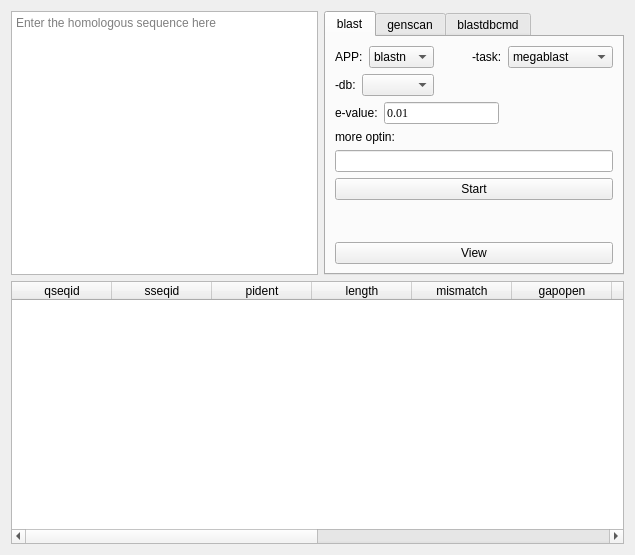
<?xml version="1.0" encoding="UTF-8"?>
<ui version="4.0">
 <class>Form_GenePredict</class>
 <widget class="QWidget" name="Form_GenePredict">
  <property name="geometry">
   <rect>
    <x>0</x>
    <y>0</y>
    <width>635</width>
    <height>555</height>
   </rect>
  </property>
  <property name="sizePolicy">
   <sizepolicy hsizetype="Maximum" vsizetype="Maximum">
    <horstretch>0</horstretch>
    <verstretch>0</verstretch>
   </sizepolicy>
  </property>
  <property name="windowTitle">
   <string>GenePredict</string>
  </property>
  <layout class="QVBoxLayout" name="verticalLayout_8">
   <item>
    <layout class="QVBoxLayout" name="verticalLayout_7">
     <item>
      <layout class="QHBoxLayout" name="horizontalLayout_12">
       <item>
        <widget class="QPlainTextEdit" name="plainTextEdit">
         <property name="sizePolicy">
          <sizepolicy hsizetype="Minimum" vsizetype="Expanding">
           <horstretch>0</horstretch>
           <verstretch>0</verstretch>
          </sizepolicy>
         </property>
         <property name="statusTip">
          <string/>
         </property>
         <property name="placeholderText">
          <string>Enter the homologous sequence here</string>
         </property>
        </widget>
       </item>
       <item>
        <layout class="QVBoxLayout" name="verticalLayout_9">
         <item>
          <widget class="QTabWidget" name="tabWidget">
           <property name="sizePolicy">
            <sizepolicy hsizetype="Maximum" vsizetype="Ignored">
             <horstretch>0</horstretch>
             <verstretch>0</verstretch>
            </sizepolicy>
           </property>
           <property name="minimumSize">
            <size>
             <width>200</width>
             <height>0</height>
            </size>
           </property>
           <property name="maximumSize">
            <size>
             <width>300</width>
             <height>400</height>
            </size>
           </property>
           <property name="currentIndex">
            <number>0</number>
           </property>
           <widget class="QWidget" name="tab">
            <attribute name="title">
             <string>blast</string>
            </attribute>
            <layout class="QVBoxLayout" name="verticalLayout_2">
             <item>
              <layout class="QHBoxLayout" name="horizontalLayout">
               <item>
                <widget class="QLabel" name="label_app">
                 <property name="text">
                  <string>APP:</string>
                 </property>
                </widget>
               </item>
               <item>
                <widget class="QComboBox" name="comboBox_app">
                 <item>
                  <property name="text">
                   <string>blastn</string>
                  </property>
                 </item>
                 <item>
                  <property name="text">
                   <string>blastp</string>
                  </property>
                 </item>
                 <item>
                  <property name="text">
                   <string>blastx</string>
                  </property>
                 </item>
                 <item>
                  <property name="text">
                   <string>tblastn</string>
                  </property>
                 </item>
                 <item>
                  <property name="text">
                   <string>tblastx</string>
                  </property>
                 </item>
                </widget>
               </item>
               <item>
                <spacer name="horizontalSpacer_9">
                 <property name="orientation">
                  <enum>Qt::Horizontal</enum>
                 </property>
                 <property name="sizeHint" stdset="0">
                  <size>
                   <width>40</width>
                   <height>20</height>
                  </size>
                 </property>
                </spacer>
               </item>
               <item>
                <widget class="QLabel" name="label_task">
                 <property name="text">
                  <string>-task:</string>
                 </property>
                </widget>
               </item>
               <item>
                <widget class="QComboBox" name="comboBox_task">
                 <item>
                  <property name="text">
                   <string>megablast</string>
                  </property>
                 </item>
                 <item>
                  <property name="text">
                   <string>dc-megablast</string>
                  </property>
                 </item>
                 <item>
                  <property name="text">
                   <string>blastn</string>
                  </property>
                 </item>
                 <item>
                  <property name="text">
                   <string>blastn-short</string>
                  </property>
                 </item>
                 <item>
                  <property name="text">
                   <string>rmblastn</string>
                  </property>
                 </item>
                </widget>
               </item>
              </layout>
             </item>
             <item>
              <layout class="QHBoxLayout" name="horizontalLayout_2">
               <item>
                <widget class="QLabel" name="label_db">
                 <property name="text">
                  <string>-db:</string>
                 </property>
                </widget>
               </item>
               <item>
                <widget class="QComboBox" name="comboBox_db_file"/>
               </item>
               <item>
                <spacer name="horizontalSpacer">
                 <property name="orientation">
                  <enum>Qt::Horizontal</enum>
                 </property>
                 <property name="sizeHint" stdset="0">
                  <size>
                   <width>40</width>
                   <height>20</height>
                  </size>
                 </property>
                </spacer>
               </item>
              </layout>
             </item>
             <item>
              <layout class="QHBoxLayout" name="horizontalLayout_3">
               <item>
                <widget class="QLabel" name="label_e_value">
                 <property name="text">
                  <string>e-value:</string>
                 </property>
                </widget>
               </item>
               <item>
                <widget class="QLineEdit" name="lineEdit_e_value">
                 <property name="font">
                  <font>
                   <family>Times New Roman</family>
                  </font>
                 </property>
                 <property name="text">
                  <string>0.01</string>
                 </property>
                 <property name="frame">
                  <bool>true</bool>
                 </property>
                </widget>
               </item>
               <item>
                <spacer name="horizontalSpacer_2">
                 <property name="orientation">
                  <enum>Qt::Horizontal</enum>
                 </property>
                 <property name="sizeHint" stdset="0">
                  <size>
                   <width>40</width>
                   <height>20</height>
                  </size>
                 </property>
                </spacer>
               </item>
              </layout>
             </item>
             <item>
              <layout class="QVBoxLayout" name="verticalLayout">
               <item>
                <widget class="QLabel" name="label_more_option">
                 <property name="text">
                  <string>more optin:</string>
                 </property>
                </widget>
               </item>
               <item>
                <widget class="QLineEdit" name="lineEdit_more_option"/>
               </item>
              </layout>
             </item>
             <item>
              <widget class="QPushButton" name="pushButton_start">
               <property name="text">
                <string>Start</string>
               </property>
              </widget>
             </item>
             <item>
              <spacer name="verticalSpacer">
               <property name="orientation">
                <enum>Qt::Vertical</enum>
               </property>
               <property name="sizeHint" stdset="0">
                <size>
                 <width>20</width>
                 <height>40</height>
                </size>
               </property>
              </spacer>
             </item>
             <item>
              <widget class="QPushButton" name="pushButton_view">
               <property name="text">
                <string>View</string>
               </property>
              </widget>
             </item>
            </layout>
           </widget>
           <widget class="QWidget" name="tab_2">
            <attribute name="title">
             <string>genscan</string>
            </attribute>
            <layout class="QVBoxLayout" name="verticalLayout_5">
             <item>
              <layout class="QHBoxLayout" name="horizontalLayout_5">
               <item>
                <widget class="QLabel" name="label_out_size">
                 <property name="text">
                  <string>out size(bp):</string>
                 </property>
                </widget>
               </item>
               <item>
                <widget class="QLineEdit" name="lineEdit_out_size">
                 <property name="text">
                  <string>500</string>
                 </property>
                </widget>
               </item>
               <item>
                <spacer name="horizontalSpacer_3">
                 <property name="orientation">
                  <enum>Qt::Horizontal</enum>
                 </property>
                 <property name="sizeHint" stdset="0">
                  <size>
                   <width>40</width>
                   <height>20</height>
                  </size>
                 </property>
                </spacer>
               </item>
              </layout>
             </item>
             <item>
              <widget class="Line" name="line">
               <property name="orientation">
                <enum>Qt::Horizontal</enum>
               </property>
              </widget>
             </item>
             <item>
              <layout class="QHBoxLayout" name="horizontalLayout_6">
               <item>
                <widget class="QLabel" name="label_Organism">
                 <property name="text">
                  <string>Organism:</string>
                 </property>
                </widget>
               </item>
               <item>
                <widget class="QComboBox" name="comboBox_Organism">
                 <item>
                  <property name="text">
                   <string>Vertebrate</string>
                  </property>
                 </item>
                 <item>
                  <property name="text">
                   <string>Arabidopsis</string>
                  </property>
                 </item>
                 <item>
                  <property name="text">
                   <string>Maize</string>
                  </property>
                 </item>
                </widget>
               </item>
               <item>
                <spacer name="horizontalSpacer_4">
                 <property name="orientation">
                  <enum>Qt::Horizontal</enum>
                 </property>
                 <property name="sizeHint" stdset="0">
                  <size>
                   <width>40</width>
                   <height>20</height>
                  </size>
                 </property>
                </spacer>
               </item>
              </layout>
             </item>
             <item>
              <layout class="QHBoxLayout" name="horizontalLayout_7">
               <item>
                <widget class="QLabel" name="label_cutoff">
                 <property name="text">
                  <string>Suboptimal exon cutoff (optional):</string>
                 </property>
                </widget>
               </item>
               <item>
                <widget class="QComboBox" name="comboBox_cutoff">
                 <item>
                  <property name="text">
                   <string>1.00</string>
                  </property>
                 </item>
                 <item>
                  <property name="text">
                   <string>0.50</string>
                  </property>
                 </item>
                 <item>
                  <property name="text">
                   <string>0.25</string>
                  </property>
                 </item>
                 <item>
                  <property name="text">
                   <string>0.10</string>
                  </property>
                 </item>
                 <item>
                  <property name="text">
                   <string>0.05</string>
                  </property>
                 </item>
                 <item>
                  <property name="text">
                   <string>0.02</string>
                  </property>
                 </item>
                 <item>
                  <property name="text">
                   <string>0.01</string>
                  </property>
                 </item>
                </widget>
               </item>
              </layout>
             </item>
             <item>
              <widget class="QPushButton" name="pushButton_GENSCAN">
               <property name="text">
                <string>→GENSCAN Web Server</string>
               </property>
              </widget>
             </item>
             <item>
              <spacer name="verticalSpacer_3">
               <property name="orientation">
                <enum>Qt::Vertical</enum>
               </property>
               <property name="sizeHint" stdset="0">
                <size>
                 <width>20</width>
                 <height>40</height>
                </size>
               </property>
              </spacer>
             </item>
             <item>
              <widget class="QPushButton" name="pushButton_cnn">
               <property name="text">
                <string>CNN</string>
               </property>
              </widget>
             </item>
            </layout>
           </widget>
           <widget class="QWidget" name="tab_3">
            <attribute name="title">
             <string>blastdbcmd</string>
            </attribute>
            <layout class="QVBoxLayout" name="verticalLayout_6">
             <item>
              <layout class="QHBoxLayout" name="horizontalLayout_10">
               <item>
                <widget class="QLabel" name="label">
                 <property name="text">
                  <string>   db:</string>
                 </property>
                </widget>
               </item>
               <item>
                <widget class="QComboBox" name="comboBox_cmd_db"/>
               </item>
               <item>
                <spacer name="horizontalSpacer_7">
                 <property name="orientation">
                  <enum>Qt::Horizontal</enum>
                 </property>
                 <property name="sizeHint" stdset="0">
                  <size>
                   <width>40</width>
                   <height>20</height>
                  </size>
                 </property>
                </spacer>
               </item>
              </layout>
             </item>
             <item>
              <layout class="QHBoxLayout" name="horizontalLayout_9">
               <item>
                <widget class="QLabel" name="label_entry">
                 <property name="text">
                  <string>entry:</string>
                 </property>
                </widget>
               </item>
               <item>
                <widget class="QLineEdit" name="lineEdit_entry"/>
               </item>
               <item>
                <spacer name="horizontalSpacer_8">
                 <property name="orientation">
                  <enum>Qt::Horizontal</enum>
                 </property>
                 <property name="sizeHint" stdset="0">
                  <size>
                   <width>40</width>
                   <height>20</height>
                  </size>
                 </property>
                </spacer>
               </item>
              </layout>
             </item>
             <item>
              <widget class="QGroupBox" name="groupBox">
               <property name="title">
                <string>Change region shown</string>
               </property>
               <layout class="QVBoxLayout" name="verticalLayout_4">
                <item>
                 <layout class="QVBoxLayout" name="verticalLayout_3">
                  <item>
                   <widget class="QRadioButton" name="radioButton_whole">
                    <property name="text">
                     <string>Whole sequence</string>
                    </property>
                    <property name="checked">
                     <bool>true</bool>
                    </property>
                   </widget>
                  </item>
                  <item>
                   <widget class="QRadioButton" name="radioButton_selfected">
                    <property name="text">
                     <string>Selected region</string>
                    </property>
                   </widget>
                  </item>
                 </layout>
                </item>
                <item>
                 <layout class="QHBoxLayout" name="horizontalLayout_8">
                  <item>
                   <widget class="QLabel" name="label_3">
                    <property name="text">
                     <string>from</string>
                    </property>
                   </widget>
                  </item>
                  <item>
                   <widget class="QLineEdit" name="lineEdit_begin">
                    <property name="placeholderText">
                     <string>begin</string>
                    </property>
                   </widget>
                  </item>
                  <item>
                   <widget class="QLabel" name="label_4">
                    <property name="text">
                     <string>to</string>
                    </property>
                   </widget>
                  </item>
                  <item>
                   <widget class="QLineEdit" name="lineEdit_end">
                    <property name="placeholderText">
                     <string>end</string>
                    </property>
                   </widget>
                  </item>
                 </layout>
                </item>
               </layout>
              </widget>
             </item>
             <item>
              <widget class="QGroupBox" name="groupBox_2">
               <property name="title">
                <string/>
               </property>
               <layout class="QHBoxLayout" name="horizontalLayout_4">
                <item>
                 <widget class="QRadioButton" name="radioButton_seq">
                  <property name="text">
                   <string>sequence</string>
                  </property>
                  <property name="checked">
                   <bool>true</bool>
                  </property>
                 </widget>
                </item>
                <item>
                 <widget class="QRadioButton" name="radioButton_reverse_complement">
                  <property name="text">
                   <string>reverse complement</string>
                  </property>
                 </widget>
                </item>
               </layout>
              </widget>
             </item>
             <item>
              <layout class="QHBoxLayout" name="horizontalLayout_11">
               <item>
                <spacer name="horizontalSpacer_5">
                 <property name="orientation">
                  <enum>Qt::Horizontal</enum>
                 </property>
                 <property name="sizeHint" stdset="0">
                  <size>
                   <width>40</width>
                   <height>20</height>
                  </size>
                 </property>
                </spacer>
               </item>
               <item>
                <widget class="QPushButton" name="pushButton_create_file">
                 <property name="text">
                  <string>Create File</string>
                 </property>
                </widget>
               </item>
               <item>
                <widget class="QLabel" name="label_5">
                 <property name="text">
                  <string>or</string>
                 </property>
                </widget>
               </item>
               <item>
                <widget class="QPushButton" name="pushButton_GENSCAN_2">
                 <property name="text">
                  <string>→GENSCAN Web Server</string>
                 </property>
                </widget>
               </item>
               <item>
                <spacer name="horizontalSpacer_6">
                 <property name="orientation">
                  <enum>Qt::Horizontal</enum>
                 </property>
                 <property name="sizeHint" stdset="0">
                  <size>
                   <width>40</width>
                   <height>20</height>
                  </size>
                 </property>
                </spacer>
               </item>
              </layout>
             </item>
            </layout>
           </widget>
          </widget>
         </item>
        </layout>
       </item>
      </layout>
     </item>
     <item>
      <widget class="QTableWidget" name="tableWidget">
       <property name="sortingEnabled">
        <bool>true</bool>
       </property>
       <column>
        <property name="text">
         <string>qseqid</string>
        </property>
       </column>
       <column>
        <property name="text">
         <string>sseqid</string>
        </property>
       </column>
       <column>
        <property name="text">
         <string>pident</string>
        </property>
       </column>
       <column>
        <property name="text">
         <string>length</string>
        </property>
       </column>
       <column>
        <property name="text">
         <string>mismatch</string>
        </property>
       </column>
       <column>
        <property name="text">
         <string>gapopen</string>
        </property>
       </column>
       <column>
        <property name="text">
         <string>qstart</string>
        </property>
       </column>
       <column>
        <property name="text">
         <string>qend</string>
        </property>
       </column>
       <column>
        <property name="text">
         <string>sstart</string>
        </property>
       </column>
       <column>
        <property name="text">
         <string>send</string>
        </property>
       </column>
       <column>
        <property name="text">
         <string>evalue</string>
        </property>
       </column>
       <column>
        <property name="text">
         <string>bitscore</string>
        </property>
       </column>
      </widget>
     </item>
    </layout>
   </item>
  </layout>
 </widget>
 <resources/>
 <connections>
  <connection>
   <sender>lineEdit_begin</sender>
   <signal>textChanged(QString)</signal>
   <receiver>radioButton_selfected</receiver>
   <slot>click()</slot>
   <hints>
    <hint type="sourcelabel">
     <x>425</x>
     <y>166</y>
    </hint>
    <hint type="destinationlabel">
     <x>352</x>
     <y>145</y>
    </hint>
   </hints>
  </connection>
  <connection>
   <sender>lineEdit_end</sender>
   <signal>textChanged(QString)</signal>
   <receiver>radioButton_selfected</receiver>
   <slot>click()</slot>
   <hints>
    <hint type="sourcelabel">
     <x>513</x>
     <y>169</y>
    </hint>
    <hint type="destinationlabel">
     <x>354</x>
     <y>143</y>
    </hint>
   </hints>
  </connection>
 </connections>
</ui>
